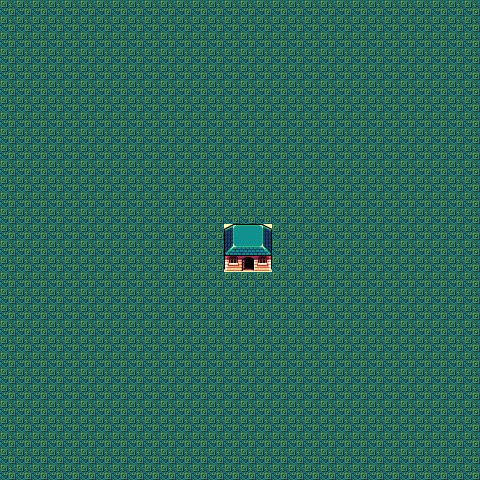

This game map was drawn from its Tiled (.tmx) file and the tilesets committed beside it. A one-line description and the full map source follow:
An orthogonal 30x30 tile map with 16x16 px tiles, 1 tile layer (Livello tile 1).

<map version="1.5" tiledversion="1.5.0" orientation="orthogonal" renderorder="right-down" width="30" height="30" tilewidth="16" tileheight="16" infinite="0" nextlayerid="2" nextobjectid="1">
 <tileset firstgid="1" name="Tileset" tilewidth="16" tileheight="16" spacing="2" margin="1" tilecount="480" columns="16">
  <image source="cityTile.jpg" width="288" height="540" />
 </tileset>
 <layer id="1" name="Livello tile 1" width="30" height="30">
  <data encoding="csv">
253,253,253,253,253,253,253,253,253,253,253,253,253,253,253,253,253,253,253,253,253,253,253,253,253,253,253,253,253,253,
253,253,253,253,253,253,253,253,253,253,253,253,253,253,253,253,253,253,253,253,253,253,253,253,253,253,253,253,253,253,
253,253,253,253,253,253,253,253,253,253,253,253,253,253,253,253,253,253,253,253,253,253,253,253,253,253,253,253,253,253,
253,253,253,253,253,253,253,253,253,253,253,253,253,253,253,253,253,253,253,253,253,253,253,253,253,253,253,253,253,253,
253,253,253,253,253,253,253,253,253,253,253,253,253,253,253,253,253,253,253,253,253,253,253,253,253,253,253,253,253,253,
253,253,253,253,253,253,253,253,253,253,253,253,253,253,253,253,253,253,253,253,253,253,253,253,253,253,253,253,253,253,
253,253,253,253,253,253,253,253,253,253,253,253,253,253,253,253,253,253,253,253,253,253,253,253,253,253,253,253,253,253,
253,253,253,253,253,253,253,253,253,253,253,253,253,253,253,253,253,253,253,253,253,253,253,253,253,253,253,253,253,253,
253,253,253,253,253,253,253,253,253,253,253,253,253,253,253,253,253,253,253,253,253,253,253,253,253,253,253,253,253,253,
253,253,253,253,253,253,253,253,253,253,253,253,253,253,253,253,253,253,253,253,253,253,253,253,253,253,253,253,253,253,
253,253,253,253,253,253,253,253,253,253,253,253,253,253,253,253,253,253,253,253,253,253,253,253,253,253,253,253,253,253,
253,253,253,253,253,253,253,253,253,253,253,253,253,253,253,253,253,253,253,253,253,253,253,253,253,253,253,253,253,253,
253,253,253,253,253,253,253,253,253,253,253,253,253,253,253,253,253,253,253,253,253,253,253,253,253,253,253,253,253,253,
253,253,253,253,253,253,253,253,253,253,253,253,253,253,253,253,253,253,253,253,253,253,253,253,253,253,253,253,253,253,
253,253,253,253,253,253,253,253,253,253,253,253,253,253,149,150,151,253,253,253,253,253,253,253,253,253,253,253,253,253,
253,253,253,253,253,253,253,253,253,253,253,253,253,253,165,166,167,253,253,253,253,253,253,253,253,253,253,253,253,253,
253,253,253,253,253,253,253,253,253,253,253,253,253,253,181,182,183,253,253,253,253,253,253,253,253,253,253,253,253,253,
253,253,253,253,253,253,253,253,253,253,253,253,253,253,253,253,253,253,253,253,253,253,253,253,253,253,253,253,253,253,
253,253,253,253,253,253,253,253,253,253,253,253,253,253,253,253,253,253,253,253,253,253,253,253,253,253,253,253,253,253,
253,253,253,253,253,253,253,253,253,253,253,253,253,253,253,253,253,253,253,253,253,253,253,253,253,253,253,253,253,253,
253,253,253,253,253,253,253,253,253,253,253,253,253,253,253,253,253,253,253,253,253,253,253,253,253,253,253,253,253,253,
253,253,253,253,253,253,253,253,253,253,253,253,253,253,253,253,253,253,253,253,253,253,253,253,253,253,253,253,253,253,
253,253,253,253,253,253,253,253,253,253,253,253,253,253,253,253,253,253,253,253,253,253,253,253,253,253,253,253,253,253,
253,253,253,253,253,253,253,253,253,253,253,253,253,253,253,253,253,253,253,253,253,253,253,253,253,253,253,253,253,253,
253,253,253,253,253,253,253,253,253,253,253,253,253,253,253,253,253,253,253,253,253,253,253,253,253,253,253,253,253,253,
253,253,253,253,253,253,253,253,253,253,253,253,253,253,253,253,253,253,253,253,253,253,253,253,253,253,253,253,253,253,
253,253,253,253,253,253,253,253,253,253,253,253,253,253,253,253,253,253,253,253,253,253,253,253,253,253,253,253,253,253,
253,253,253,253,253,253,253,253,253,253,253,253,253,253,253,253,253,253,253,253,253,253,253,253,253,253,253,253,253,253,
253,253,253,253,253,253,253,253,253,253,253,253,253,253,253,253,253,253,253,253,253,253,253,253,253,253,253,253,253,253,
253,253,253,253,253,253,253,253,253,253,253,253,253,253,253,253,253,253,253,253,253,253,253,253,253,253,253,253,253,253
</data>
 </layer>
</map>